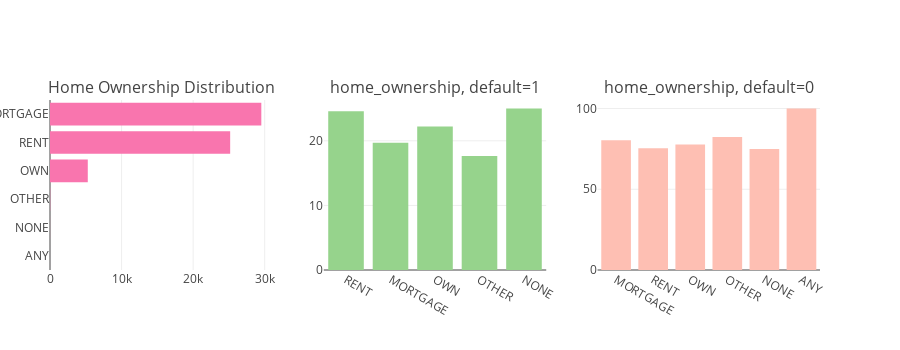

The notebook cell saved with this chart:
### Code cell
tr0 = bar_hor(app_train, "home_ownership", "Distribution of home_ownership Variable" ,"#f975ae", w=700, lm=100, return_trace= True)
tr1, tr2 = gp('home_ownership', 'Distribution of Default with Home Ownership')

fig = tools.make_subplots(rows=1, cols=3, print_grid=False, subplot_titles = ["Home Ownership Distribution" , "home_ownership, default=1" ,"home_ownership, default=0"])
fig.append_trace(tr0, 1, 1);
fig.append_trace(tr1, 1, 2);
fig.append_trace(tr2, 1, 3);
fig['layout'].update(height=350, showlegend=False, margin=dict(l=50));
iplot(fig);

### Figure 1 — Plotly figure (JSON) as saved in the notebook; plotly's stock layout.template omitted (floating-point values rounded to 4 significant figures)
{"data": [{"marker": {"color": "#f975ae"}, "orientation": "h", "type": "bar", "uid": "62030588-d430-11e8-bbb4-7440bb220e36", "x": [1, 8, 34, 5279, 25173, 29526], "xaxis": "x", "y": ["ANY", "NONE", "OTHER", "OWN", "RENT", "MORTGAGE"], "yaxis": "y"}, {"marker": {"color": "#96D38C"}, "name": "default : 1", "type": "bar", "uid": "620567be-d430-11e8-aa02-7440bb220e36", "x": ["RENT", "MORTGAGE", "OWN", "OTHER", "NONE"], "xaxis": "x2", "y": [24.58, 19.69, 22.22, 17.65, 25], "yaxis": "y2"}, {"marker": {"color": "#FEBFB3"}, "name": "default : 0", "type": "bar", "uid": "620567bf-d430-11e8-8dfe-7440bb220e36", "x": ["MORTGAGE", "RENT", "OWN", "OTHER", "NONE", "ANY"], "xaxis": "x3", "y": [80.31, 75.42, 77.78, 82.35, 75, 100], "yaxis": "y3"}], "layout": {"annotations": [{"font": {"size": 16}, "showarrow": false, "text": "Home Ownership Distribution", "x": 0.1444, "xanchor": "center", "xref": "paper", "y": 1, "yanchor": "bottom", "yref": "paper"}, {"font": {"size": 16}, "showarrow": false, "text": "home_ownership, default=1", "x": 0.5, "xanchor": "center", "xref": "paper", "y": 1, "yanchor": "bottom", "yref": "paper"}, {"font": {"size": 16}, "showarrow": false, "text": "home_ownership, default=0", "x": 0.8556, "xanchor": "center", "xref": "paper", "y": 1, "yanchor": "bottom", "yref": "paper"}], "height": 350, "margin": {"l": 50}, "showlegend": false, "xaxis": {"anchor": "y", "domain": [0, 0.2889]}, "xaxis2": {"anchor": "y2", "domain": [0.3556, 0.6444]}, "xaxis3": {"anchor": "y3", "domain": [0.7111, 1]}, "yaxis": {"anchor": "x", "domain": [0, 1]}, "yaxis2": {"anchor": "x2", "domain": [0, 1]}, "yaxis3": {"anchor": "x3", "domain": [0, 1]}}}
